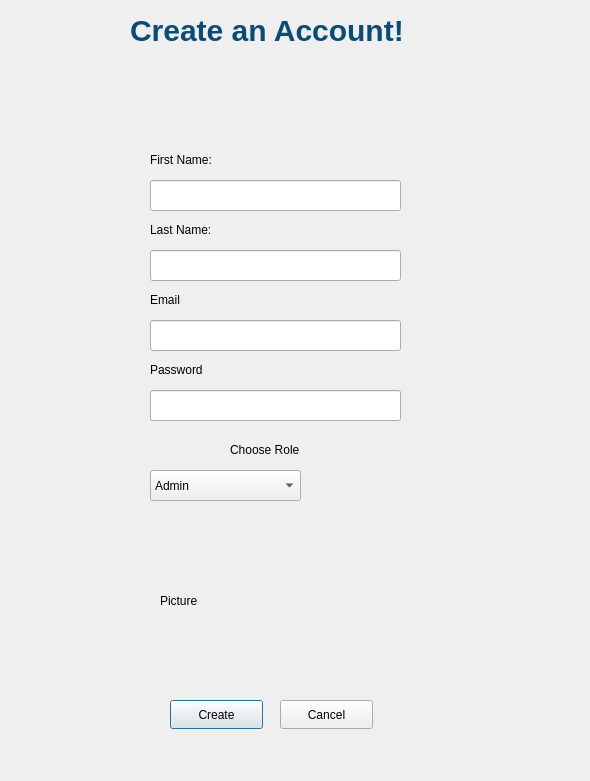
<?xml version="1.0" encoding="UTF-8"?>
<ui version="4.0">
 <class>Dialog</class>
 <widget class="QDialog" name="Dialog">
  <property name="geometry">
   <rect>
    <x>0</x>
    <y>0</y>
    <width>590</width>
    <height>781</height>
   </rect>
  </property>
  <property name="windowTitle">
   <string>Dialog</string>
  </property>
  <widget class="QPushButton" name="signup">
   <property name="geometry">
    <rect>
     <x>170</x>
     <y>700</y>
     <width>93</width>
     <height>29</height>
    </rect>
   </property>
   <property name="text">
    <string>Create</string>
   </property>
  </widget>
  <widget class="QPushButton" name="cancel">
   <property name="geometry">
    <rect>
     <x>280</x>
     <y>700</y>
     <width>93</width>
     <height>29</height>
    </rect>
   </property>
   <property name="text">
    <string>Cancel</string>
   </property>
  </widget>
  <widget class="QLabel" name="label">
   <property name="geometry">
    <rect>
     <x>130</x>
     <y>10</y>
     <width>311</width>
     <height>41</height>
    </rect>
   </property>
   <property name="styleSheet">
    <string notr="true">font-family: &quot;Arteks&quot;;
font-size: 30px;
    font-weight: bold;
    color: #0a4c73;</string>
   </property>
   <property name="text">
    <string>Create an Account!</string>
   </property>
  </widget>
  <widget class="QLineEdit" name="lineEdit">
   <property name="geometry">
    <rect>
     <x>150</x>
     <y>180</y>
     <width>251</width>
     <height>31</height>
    </rect>
   </property>
  </widget>
  <widget class="QLineEdit" name="lineEdit_2">
   <property name="geometry">
    <rect>
     <x>150</x>
     <y>250</y>
     <width>251</width>
     <height>31</height>
    </rect>
   </property>
  </widget>
  <widget class="QLineEdit" name="lineEdit_3">
   <property name="geometry">
    <rect>
     <x>150</x>
     <y>320</y>
     <width>251</width>
     <height>31</height>
    </rect>
   </property>
  </widget>
  <widget class="QLineEdit" name="lineEdit_4">
   <property name="geometry">
    <rect>
     <x>150</x>
     <y>390</y>
     <width>251</width>
     <height>31</height>
    </rect>
   </property>
  </widget>
  <widget class="QLabel" name="label_2">
   <property name="geometry">
    <rect>
     <x>150</x>
     <y>150</y>
     <width>111</width>
     <height>20</height>
    </rect>
   </property>
   <property name="text">
    <string>First Name:</string>
   </property>
  </widget>
  <widget class="QLabel" name="label_3">
   <property name="geometry">
    <rect>
     <x>150</x>
     <y>220</y>
     <width>111</width>
     <height>20</height>
    </rect>
   </property>
   <property name="text">
    <string>Last Name:</string>
   </property>
  </widget>
  <widget class="QLabel" name="label_4">
   <property name="geometry">
    <rect>
     <x>150</x>
     <y>290</y>
     <width>111</width>
     <height>20</height>
    </rect>
   </property>
   <property name="text">
    <string>Email</string>
   </property>
  </widget>
  <widget class="QLabel" name="label_5">
   <property name="geometry">
    <rect>
     <x>150</x>
     <y>360</y>
     <width>111</width>
     <height>20</height>
    </rect>
   </property>
   <property name="text">
    <string>Password</string>
   </property>
  </widget>
  <widget class="QComboBox" name="comboBox">
   <property name="geometry">
    <rect>
     <x>150</x>
     <y>470</y>
     <width>151</width>
     <height>31</height>
    </rect>
   </property>
   <item>
    <property name="text">
     <string>Admin</string>
    </property>
   </item>
   <item>
    <property name="text">
     <string>Manager</string>
    </property>
   </item>
   <item>
    <property name="text">
     <string>Employee</string>
    </property>
   </item>
  </widget>
  <widget class="QLabel" name="label_6">
   <property name="geometry">
    <rect>
     <x>230</x>
     <y>440</y>
     <width>111</width>
     <height>20</height>
    </rect>
   </property>
   <property name="text">
    <string>Choose Role</string>
   </property>
  </widget>
  <widget class="QLabel" name="logo">
   <property name="geometry">
    <rect>
     <x>160</x>
     <y>520</y>
     <width>241</width>
     <height>161</height>
    </rect>
   </property>
   <property name="styleSheet">
    <string notr="true"/>
   </property>
   <property name="text">
    <string>Picture</string>
   </property>
  </widget>
 </widget>
 <resources/>
 <connections/>
</ui>
